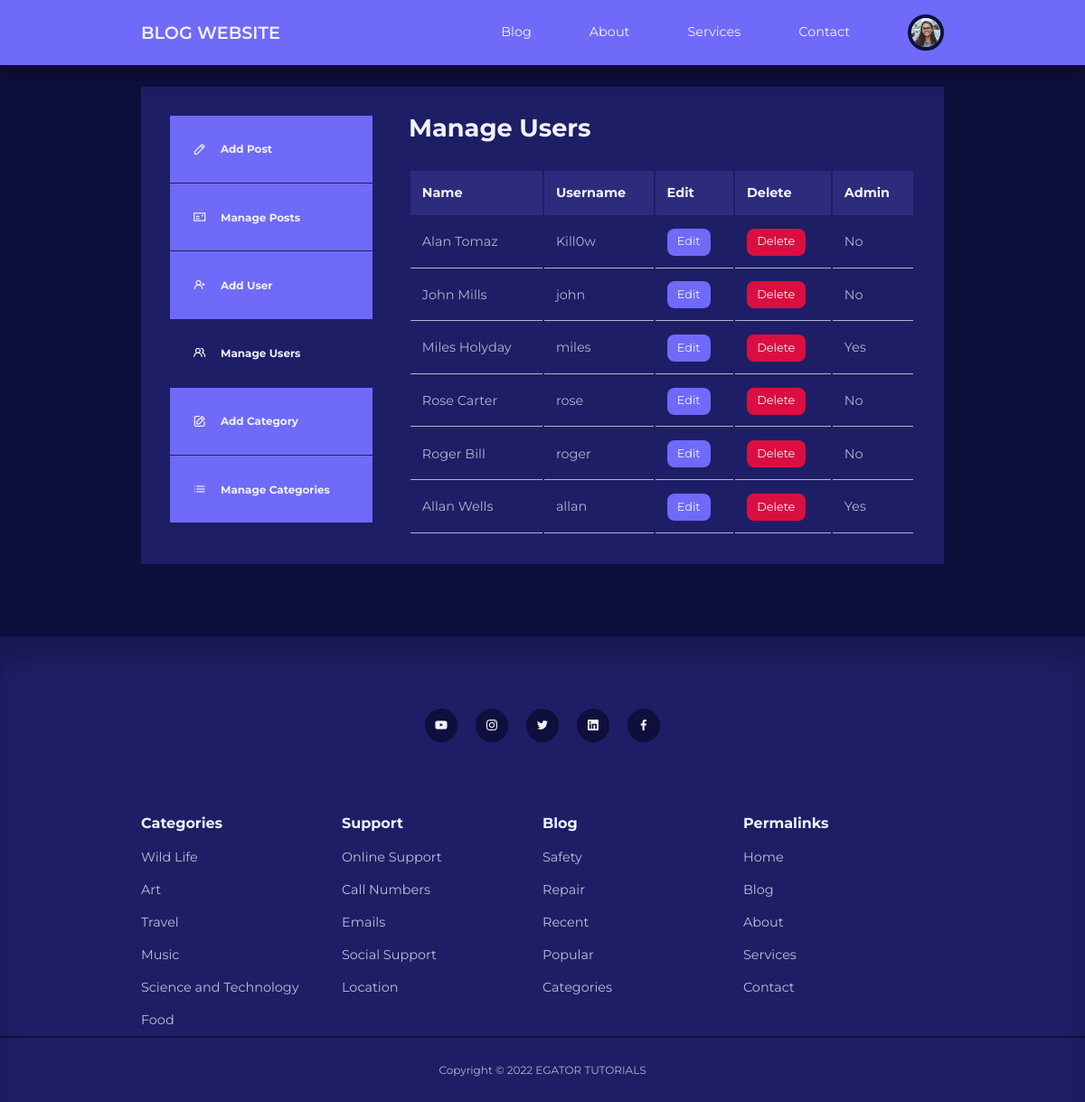
Page /admin/manage-users.php (signed in) on the committed database.
### tables this page shows
CREATE TABLE `users` (
  `id` int(11) UNSIGNED NOT NULL,
  `firstname` varchar(50) NOT NULL,
  `lastname` varchar(50) NOT NULL,
  `username` varchar(50) NOT NULL,
  `email` varchar(100) NOT NULL,
  `password` varchar(255) NOT NULL,
  `avatar` varchar(255) NOT NULL,
  `is_admin` tinyint(1) NOT NULL
);

### admin/partials/header.php (called while the page is built, shortened)
<?php
require $_SERVER['DOCUMENT_ROOT'] . '/Blog/partials/header.php';
?>

### admin/manage-users.php (the view, shortened to what this page needs)
<?php
  include $_SERVER['DOCUMENT_ROOT'] . '/Blog/admin/partials/header.php';
  $currentAdminId = $_SESSION['user-id'];
  $query = "SELECT * FROM users WHERE NOT id='$currentAdminId'";
  $users = mysqli_query($connection, $query);
  ?>
<section class="dashboard">
    <div class="container dashboard-container">
        <aside>
            <ul>
                <li>
                    <a href="./add-post.php">
                        <i class="uil uil-pen"></i>
                        <h5>Add Post</h5>
                    </a>
                </li>
                <li>
                    <a href="./index.php">
                        <i class="uil uil-postcard"></i>
                        <h5>Manage Posts</h5>
                    </a>
                </li>
                <?php if (isset($_SESSION['user-is-admin'])) : ?>
                    <li>
                        <a href="./add-user.php">
                            <i class="uil uil-user-plus"></i>
                            <h5>Add User</h5>
                        </a>
                    </li>
                    <li>
                        <a href="./manage-users.php" class="active">
                            <i class="uil uil-users-alt"></i>
                            <h5>Manage Users</h5>
                        </a>
                    </li>
                    <li>
                        <a href="./add-category.php">
                            <i class="uil uil-edit"></i>
                            <h5>Add Category</h5>
                        </a>
                    </li>
                    <li>
                        <a href="./manage-categories.php">
                            <i class="uil uil-list-ul"></i>
                            <h5>Manage Categories</h5>
                        </a>
                    </li>
                <?php endif ?>
            </ul>
        </aside>
        <main>
            <h2>Manage Users</h2>
            <?php if (mysqli_num_rows($users) > 0) : ?>
                <table>
                    <thead>
                        <tr>
                            <th>Name</th>
                            <th>Username</th>
                            <th>Edit</th>
                            <th>Delete</th>
                            <th>Admin</th>
                        </tr>
                    </thead>
                    <tbody>
                        <?php while ($user = mysqli_fetch_assoc($users)) : ?>
                            <tr>
                                <td><?= "{$user['firstname']} {$user['lastname']}" ?></td>
                                <td><?= $user['username'] ?></td>
                                <td><a href="<?= ROOT_URL ?>admin/edit-user.php?id=<?= $user['id'] ?>" class="btn sm">Edit</a></td>
                                <td><a href="<?= ROOT_URL ?>admin/delete-user.php?id=<?= $user['id'] ?>" class="btn sm danger">Delete</a></td>
                                <td><?= $user["is_admin"] ? "Yes" : "No"  ?></td>
                            </tr>
                        <?php endwhile ?>
                    </tbody>
                </table>
            <?php else : ?>
                <div class="alert-message error"><?= "No Users Found" ?></div>
            <?php endif ?>
        </main>
    </div>
</section>
<?php
  include $_SERVER['DOCUMENT_ROOT'] . '/Blog/partials/footer.php';
  ?>

### partials/header.php (shortened to what this page needs)
<?php
require $_SERVER['DOCUMENT_ROOT'] . '/Blog/config/database.php';
if(isset($_SESSION['user-id'])) {
    $id = filter_var($_SESSION['user-id'], FILTER_SANITIZE_FULL_SPECIAL_CHARS);
    $query = "SELECT avatar from users WHERE id = '$id'";
    $result = mysqli_query($connection, $query);
    $avatar = mysqli_fetch_assoc($result);
}
?>
<!DOCTYPE html>
<html lang="en">
<head>
    <link rel="stylesheet" href="<?php echo ROOT_URL ?>css/style.css">
    <link rel="stylesheet" href="https://unicons.iconscout.com/release/v4.0.0/css/line.css">
</head>
<body>
    <nav>
        <div class="container nav-container">
            <a href="<?php echo ROOT_URL ?>index.php" class="nav-logo">BLOG WEBSITE</a>
            <ul class="nav-items">
                <li><a href="<?php echo ROOT_URL ?>pages/blog.php">Blog</a></li>
                <li><a href="<?php echo ROOT_URL ?>pages/about.php">About</a></li>
                <li><a href="<?php echo ROOT_URL ?>pages/services.php">Services</a></li>
                <li><a href="<?php echo ROOT_URL ?>pages/contact.php">Contact</a></li>
               <?php if (isset($_SESSION['user-id'])) : ?>
                <li class="nav-profile">
                    <div class="avatar">
                        <img src="<?php echo ROOT_URL . "img/" . $avatar['avatar'] ?>">
                    </div>
                </li>
                <?php else : ?>
                <li><a href="pages/signin.php">Sign In</a></li>
                <?php endif ?>
            </ul>
        </div>
    </nav>

### css/style.css (style rules this page uses)
:root { --color-primary: #6f6af8; --color-primary-light: hsl(242, 91%, 69%, 18%); --color-primary-variant: #5854c7; --color-red: #da0f3f; --color-red-light: hsl(346, 87%, 46%, 15%); --color-green: #00c476; --color-green-light: hsl(156, 100%, 38%, 15%); --color-gray-900: #1e1e66; --color-gray-700: #2d2b7c; --color-gray-300: rgba(242, 242, 254, 0.3); --color-gray-200: rgba(242, 242, 254, 0.7); --color-white: #f2f2fe; --color-bg: #0f0f3e; --transition: all 300ms ease; --container-width-lg: 74%; --container-width-md: 88%; --form-width: 40%; --card-border-radius-1: 0.3rem; --card-border-radius-2: 0.5rem; --card-border-radius-3: 0.8rem; --card-border-radius-4: 2rem; --card-border-radius-5: 5rem; }
* { margin: 0; padding: 0; outline: 0; border: 0; appearance: 0; list-style: none; text-decoration: none; box-sizing: border-box; }
body { font-family: 'Montserrat', sans-serif; line-height: 1.6; color: var(--color-gray-200); overflow-x: hidden; background: var(--color-bg); font-size: 0.9rem; }
.container { width: var(--container-width-lg); max-width: 1800px; margin-inline: auto; }
section { margin-top: 3rem; width: 100vw; }
h1, h2, h3, h4, h5, h6 { color: var(--color-white); line-height: 1.3; }
h2 { font-size: 1.7rem; margin: 1rem 0; }
a { color: var(--color-white); transition: var(--transition); }
img { display: block; width: 100%; object-fit: cover; }
nav { background: var(--color-primary); width: 100vw; height: 4.5rem; position: fixed; top: 0; z-index: 10; box-shadow: 0 1rem 1rem rgba(0, 0, 0, 0.2); }
.nav-container { height: 100%; display: flex; align-items: center; justify-content: space-between; }
.avatar { width: 2.5rem; height: 2.5rem; border-radius: 50%; overflow: hidden; border: 0.3rem solid var(--color-bg); }
.nav-logo { font-weight: 600; font-size: 1.2rem; }
.nav-items { display: flex; align-items: center; gap: 4rem; }
.nav-profile { position: relative; cursor: pointer; }
.btn { display: inline-block; width: fit-content; padding: 0.6rem 1.2rem; background-color: var(--color-primary); border-radius: var(--card-border-radius-2); cursor: pointer; transition: var(--transition); color: var(--color-white); }
.btn.sm { padding: 0.3rem 0.7rem; font-size: 0.8rem; }
.btn.danger { background: var(--color-red); }
.dashboard { margin-top: 6rem; }
.dashboard-container { display: grid; grid-template-columns: 14rem auto; gap: 1rem; background: var(--color-gray-900); padding: 2rem; margin-bottom: 5rem; }
.dashboard aside a { background: var(--color-primary); display: flex; gap: 1rem; align-items: center; padding: 1.6rem; }
.dashboard aside a.active { background: var(--color-gray-900); }
.dashboard aside ul li:not(:last-child) a { border-bottom: 1px solid var(--color-gray-900); }
.dashboard main { margin-left: 1.5rem; }
.dashboard main h2 { margin: 0 0 2rem 0; line-height: 1; }
.dashboard main table { width: 100%; text-align: left; }
.dashboard main table th { background: var(--color-gray-700); padding: 0.8rem; color: var(--color-white); }
.dashboard main table td { padding: 0.8rem; border-bottom: 1px solid var(--color-gray-200); }

### rows in the picture
users: avatar (picture)
users: firstname "Alan", lastname "Tomaz", username "Kill0w", is_admin "No"
users: firstname "John", lastname "Mills", username "john", is_admin "No"
users: firstname "Miles", lastname "Holyday", username "miles", is_admin "Yes"
users: firstname "Rose", lastname "Carter", username "rose", is_admin "No"
users: firstname "Roger", lastname "Bill", username "roger", is_admin "No"
users: firstname "Allan", lastname "Wells", username "allan", is_admin "Yes"
